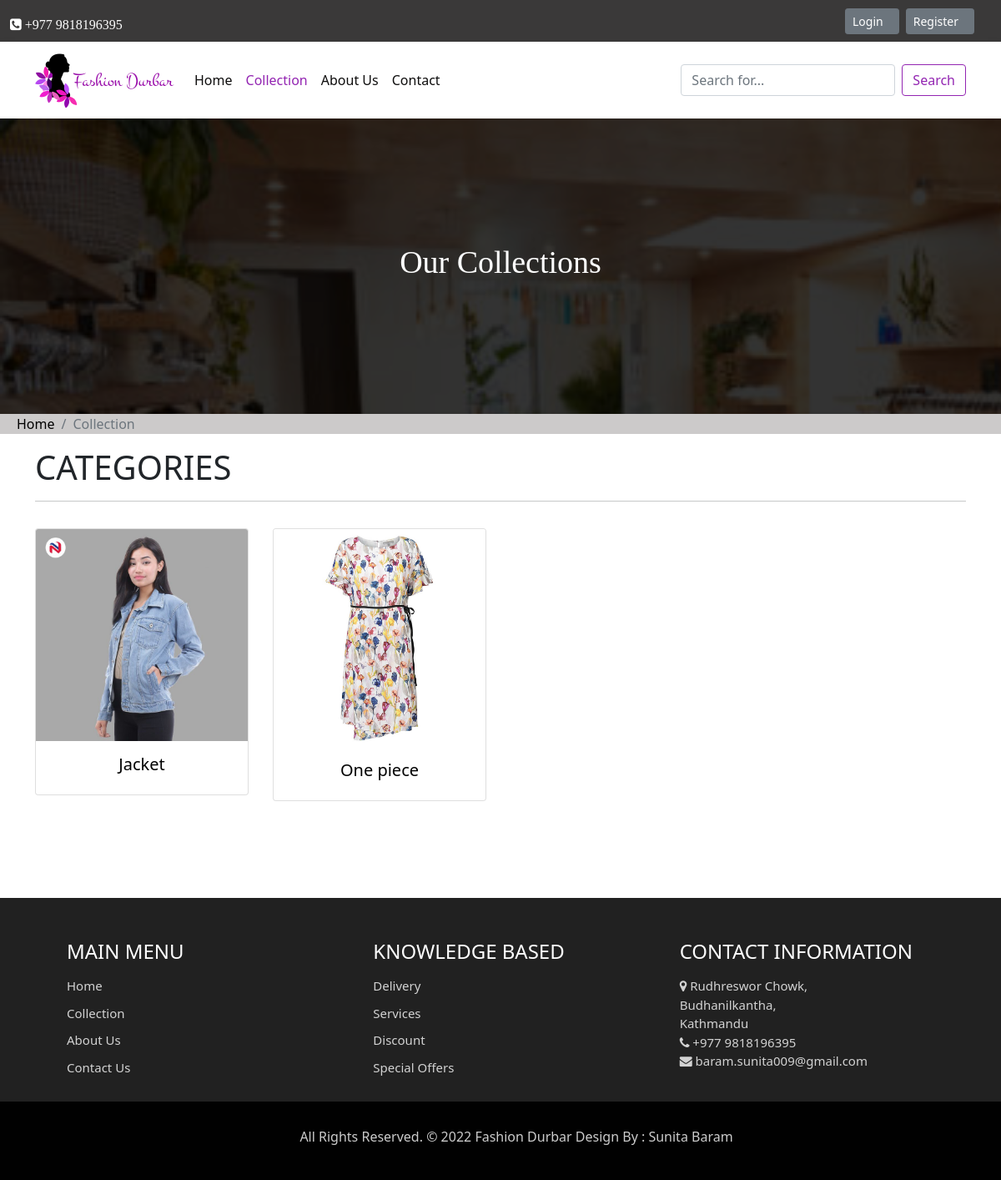
Page /collection on the committed database.
### main/models.py (models this page shows, shortened)
class Category(models.Model):
    slug = models.SlugField(max_length=150, null = True,blank = True, unique= True)
    name = models.CharField(max_length=150, null = False,blank = False)
    image = models.ImageField(upload_to='category',default="")
    description = models.TextField(max_length=250, null = False,blank = False)
    status = models.BooleanField(default=False, help_text="0=default, 1=Hidden")

### main/views.py (the view)
def collection(request):
    category = Category.objects.filter(status=0)
    context = {'category':category}
    return render(request, 'sunita/collection.html', context)

### main/templates/sunita/collection.html (shortened to what this page needs)
{% extends 'nav.html' %}
{% block collectionactive %}active{% endblock collectionactive %}
{% block body %}
<!doctype html>
<html lang="en">
  <body>
    {% load static%}
    <div class="all-page-title page-breadcrumb">
      <div class="container text-center">
        <div class="row">
          <div class="col-lg-12">
            <h1>Our Collections</h1>
          </div>
        </div>
      </div>
    </div>
    <nav aria-label="breadcrumb" style="font-weight: 120px;">
      <ol class="breadcrumb"  >
        <li class="breadcrumb-item"><a href="/">Home</a></li>
        <li class="breadcrumb-item active unique" aria-current="page"  >Collection</li>
      </ol>
      </nav>
      <div class="container">
          <div class="row">
              <div class="col-md-12">
                  <h1>CATEGORIES</h1>
                  <hr>
                  <div class="row">
                      {% for item in category %}
                         <div class="col-sm-6 col-lg-3 my-3">
                             <div class="card" style="width: 16rem;">
                                <a href="{% url 'collectionview' item.slug %}" style="text-decoration: none; color:black">
                                   <img src="{{item.image.url}}" class="card-img-top" alt="Category image">
                                      <div class="card-body text-center">
                                       <h5 class="card-title" >{{ item.name}}</h5>
                                      </div>
                                 </a>
                              </div>
                         </div>
                      {% endfor %}
                  </div>
              </div>
          </div>
      </div>
  </body>
</html>
{% endblock body%}

### main/static/css/style.css (style rules this page uses)
* { margin:0; padding:0; }
.breadcrumb { background-color: #cccaca; padding-left: 20px; }
.breadcrumb a { text-decoration: none; color:black; }
.page-breadcrumb { padding: 150px 0 150px; background: url(/static/images/c.jpg) no-repeat; background-attachment: fixed; background-size: cover; background-position: 0 0; position: relative; }
.all-page-title .container { position: relative; z-index: 2; }
.all-page-title::before { background: #010101; content: ""; height: 100%; left: 0; position: absolute; top: 0; width: 100%; z-index: 1; opacity: 0.8; }
.all-page-title h1 { font-size: 38px; color: #ffffff; font-family: 'Arbutus Slab', serif; padding: 0px; }

### rows in the picture
Category: image (picture), name "Jacket"
Category: image (picture), name "One piece"
